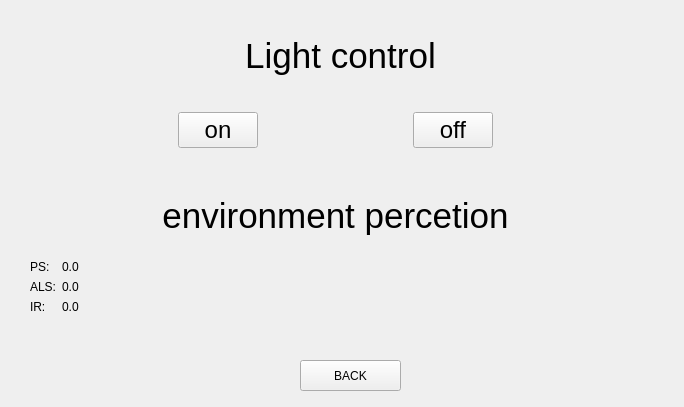
<?xml version="1.0" encoding="UTF-8"?>
<ui version="4.0">
 <class>hare_widget</class>
 <widget class="QWidget" name="hare_widget">
  <property name="geometry">
   <rect>
    <x>0</x>
    <y>0</y>
    <width>684</width>
    <height>407</height>
   </rect>
  </property>
  <property name="windowTitle">
   <string>Form</string>
  </property>
  <widget class="QLabel" name="label">
   <property name="geometry">
    <rect>
     <x>20</x>
     <y>20</y>
     <width>641</width>
     <height>71</height>
    </rect>
   </property>
   <property name="font">
    <font>
     <pointsize>26</pointsize>
    </font>
   </property>
   <property name="text">
    <string>Light control</string>
   </property>
   <property name="alignment">
    <set>Qt::AlignCenter</set>
   </property>
  </widget>
  <widget class="QLabel" name="label_2">
   <property name="geometry">
    <rect>
     <x>30</x>
     <y>190</y>
     <width>611</width>
     <height>51</height>
    </rect>
   </property>
   <property name="font">
    <font>
     <pointsize>26</pointsize>
    </font>
   </property>
   <property name="text">
    <string>environment percetion</string>
   </property>
   <property name="alignment">
    <set>Qt::AlignCenter</set>
   </property>
  </widget>
  <widget class="QPushButton" name="pushButton">
   <property name="geometry">
    <rect>
     <x>300</x>
     <y>360</y>
     <width>101</width>
     <height>31</height>
    </rect>
   </property>
   <property name="text">
    <string>BACK</string>
   </property>
  </widget>
  <widget class="QWidget" name="layoutWidget">
   <property name="geometry">
    <rect>
     <x>30</x>
     <y>100</y>
     <width>611</width>
     <height>61</height>
    </rect>
   </property>
   <layout class="QHBoxLayout" name="horizontalLayout_2">
    <item>
     <spacer name="horizontalSpacer">
      <property name="orientation">
       <enum>Qt::Horizontal</enum>
      </property>
      <property name="sizeHint" stdset="0">
       <size>
        <width>40</width>
        <height>20</height>
       </size>
      </property>
     </spacer>
    </item>
    <item>
     <widget class="QPushButton" name="btn_led_on">
      <property name="font">
       <font>
        <pointsize>18</pointsize>
       </font>
      </property>
      <property name="text">
       <string>on</string>
      </property>
     </widget>
    </item>
    <item>
     <spacer name="horizontalSpacer_2">
      <property name="orientation">
       <enum>Qt::Horizontal</enum>
      </property>
      <property name="sizeHint" stdset="0">
       <size>
        <width>40</width>
        <height>20</height>
       </size>
      </property>
     </spacer>
    </item>
    <item>
     <widget class="QPushButton" name="btn_led_off">
      <property name="font">
       <font>
        <pointsize>18</pointsize>
       </font>
      </property>
      <property name="text">
       <string>off</string>
      </property>
     </widget>
    </item>
    <item>
     <spacer name="horizontalSpacer_3">
      <property name="orientation">
       <enum>Qt::Horizontal</enum>
      </property>
      <property name="sizeHint" stdset="0">
       <size>
        <width>40</width>
        <height>20</height>
       </size>
      </property>
     </spacer>
    </item>
   </layout>
  </widget>
  <widget class="QWidget" name="layoutWidget">
   <property name="geometry">
    <rect>
     <x>30</x>
     <y>260</y>
     <width>611</width>
     <height>81</height>
    </rect>
   </property>
   <layout class="QFormLayout" name="formLayout">
    <item row="0" column="0">
     <widget class="QLabel" name="label_3">
      <property name="text">
       <string>PS:</string>
      </property>
     </widget>
    </item>
    <item row="0" column="1">
     <widget class="QLabel" name="label_ps">
      <property name="text">
       <string>0.0</string>
      </property>
     </widget>
    </item>
    <item row="1" column="0">
     <widget class="QLabel" name="label_4">
      <property name="text">
       <string>ALS:</string>
      </property>
     </widget>
    </item>
    <item row="1" column="1">
     <widget class="QLabel" name="label_als">
      <property name="text">
       <string>0.0</string>
      </property>
     </widget>
    </item>
    <item row="2" column="0">
     <widget class="QLabel" name="label_5">
      <property name="text">
       <string>IR:</string>
      </property>
     </widget>
    </item>
    <item row="2" column="1">
     <widget class="QLabel" name="label_ir">
      <property name="text">
       <string>0.0</string>
      </property>
     </widget>
    </item>
   </layout>
  </widget>
 </widget>
 <resources/>
 <connections/>
</ui>
